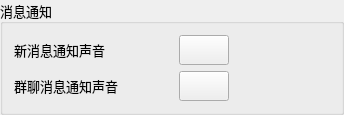
                     <widget class="QGroupBox" name="groupBox_notify">
                      <property name="font">
                       <font>
                        <family>微软雅黑</family>
                        <pointsize>10</pointsize>
                       </font>
                      </property>
                      <property name="title">
                       <string>消息通知</string>
                      </property>
                      <layout class="QGridLayout" name="gridLayout_58">
                       <property name="horizontalSpacing">
                        <number>0</number>
                       </property>
                       <item row="1" column="0">
                        <widget class="QLabel" name="lab_groupNotifyVoice">
                         <property name="minimumSize">
                          <size>
                           <width>165</width>
                           <height>30</height>
                          </size>
                         </property>
                         <property name="maximumSize">
                          <size>
                           <width>165</width>
                           <height>30</height>
                          </size>
                         </property>
                         <property name="font">
                          <font>
                           <family>微软雅黑</family>
                           <pointsize>10</pointsize>
                          </font>
                         </property>
                         <property name="text">
                          <string>群聊消息通知声音</string>
                         </property>
                        </widget>
                       </item>
                       <item row="0" column="1">
                        <widget class="QPushButton" name="btn_newNotifyVoice">
                         <property name="minimumSize">
                          <size>
                           <width>50</width>
                           <height>30</height>
                          </size>
                         </property>
                         <property name="maximumSize">
                          <size>
                           <width>50</width>
                           <height>30</height>
                          </size>
                         </property>
                         <property name="text">
                          <string/>
                         </property>
                         <property name="icon">
                          <iconset resource="../res.qrc">
                           <normaloff>:/img/switchLeft.png</normaloff>
                           <normalon>:/img/switchRight.png</normalon>:/img/switchLeft.png</iconset>
                         </property>
                         <property name="iconSize">
                          <size>
                           <width>50</width>
                           <height>50</height>
                          </size>
                         </property>
                         <property name="checkable">
                          <bool>true</bool>
                         </property>
                        </widget>
                       </item>
                       <item row="0" column="2">
                        <spacer name="horizontalSpacer_35">
                         <property name="orientation">
                          <enum>Qt::Horizontal</enum>
                         </property>
                         <property name="sizeHint" stdset="0">
                          <size>
                           <width>101</width>
                           <height>20</height>
                          </size>
                         </property>
                        </spacer>
                       </item>
                       <item row="1" column="1">
                        <widget class="QPushButton" name="btn_groupNotifyVoice">
                         <property name="minimumSize">
                          <size>
                           <width>50</width>
                           <height>30</height>
                          </size>
                         </property>
                         <property name="maximumSize">
                          <size>
                           <width>50</width>
                           <height>30</height>
                          </size>
                         </property>
                         <property name="text">
                          <string/>
                         </property>
                         <property name="icon">
                          <iconset resource="../res.qrc">
                           <normaloff>:/img/switchLeft.png</normaloff>
                           <normalon>:/img/switchRight.png</normalon>:/img/switchLeft.png</iconset>
                         </property>
                         <property name="iconSize">
                          <size>
                           <width>50</width>
                           <height>50</height>
                          </size>
                         </property>
                         <property name="checkable">
                          <bool>true</bool>
                         </property>
                        </widget>
                       </item>
                       <item row="0" column="0">
                        <widget class="QLabel" name="lab_newNotifyVoice">
                         <property name="minimumSize">
                          <size>
                           <width>165</width>
                           <height>30</height>
                          </size>
                         </property>
                         <property name="maximumSize">
                          <size>
                           <width>165</width>
                           <height>30</height>
                          </size>
                         </property>
                         <property name="font">
                          <font>
                           <family>微软雅黑</family>
                           <pointsize>10</pointsize>
                          </font>
                         </property>
                         <property name="text">
                          <string>新消息通知声音</string>
                         </property>
                        </widget>
                       </item>
                      </layout>
                     </widget>
